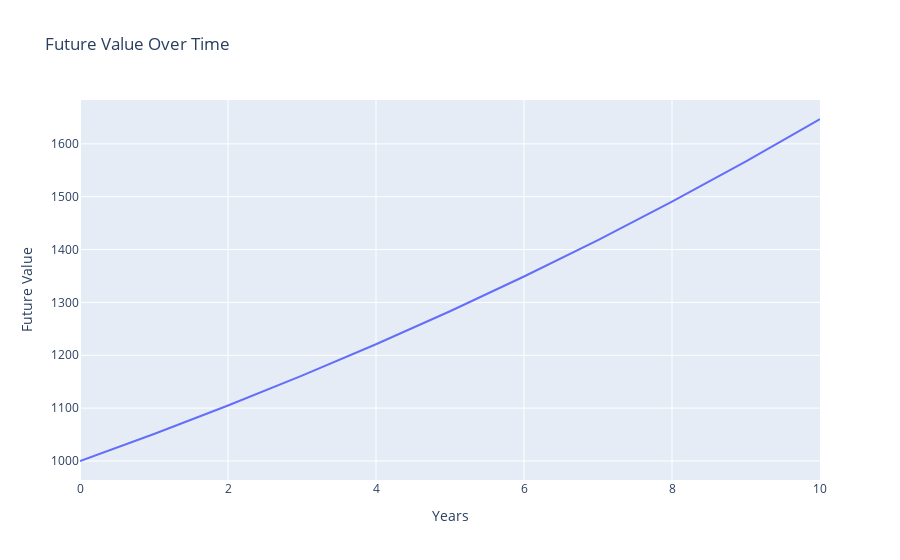

The notebook cell this image was saved under:
### Code cell
# Plot the future value of the investment over time

fig = go.Figure()
fig.add_trace(go.Scatter(x=years, y=future_values, mode='lines'))
fig.update_layout(title="Future Value Over Time", xaxis_title="Years", yaxis_title="Future Value")
fig.show()

### Figure 1 — Plotly figure (JSON) as saved in the notebook; plotly's stock layout.template omitted (floating-point values rounded to 4 significant figures)
{"data": [{"mode": "lines", "type": "scatter", "x": [0, 1, 2, 3, 4, 5, 6, 7, 8, 9, 10], "y": [1000.0, 1051.0, 1105.0, 1161.0, 1221.0, 1283.0, 1349.0, 1418.0, 1491.0, 1567.0, 1647.0]}], "layout": {"title": {"text": "Future Value Over Time"}, "xaxis": {"title": {"text": "Years"}}, "yaxis": {"title": {"text": "Future Value"}}}}
